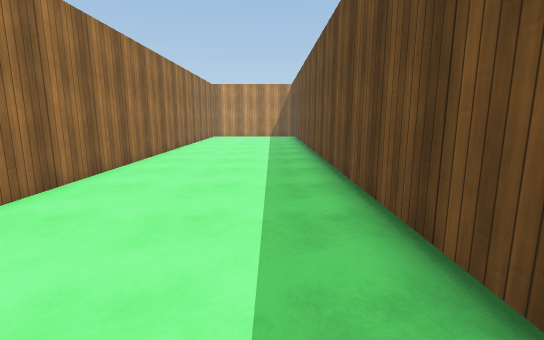
View 1 (above)

20 first-person views from a walk through a Unity game level. The camera is 1.4 m above the floor, tilts 10° down and sees 85° across. The floor is counted in squares, 1 m on a side. Each view is taken from the middle of a square. On the plan, view 1 faces up. The plan holds only what a view shows up to about 14 squares ahead; the rest is blank. The place goes on beyond the plan. Surface patterns are stand-ins for the level's own textures.

View 2
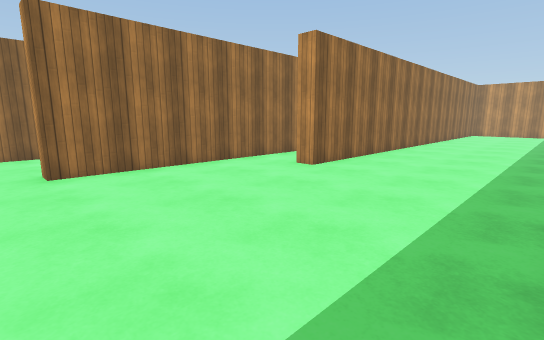

View 3
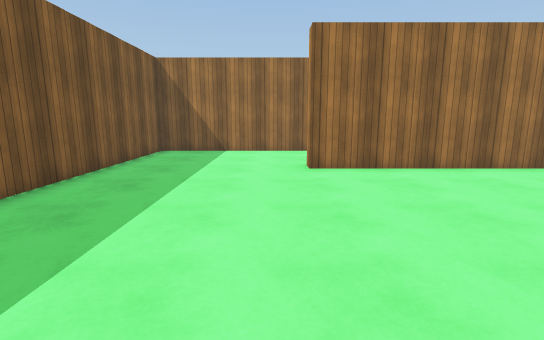

View 4
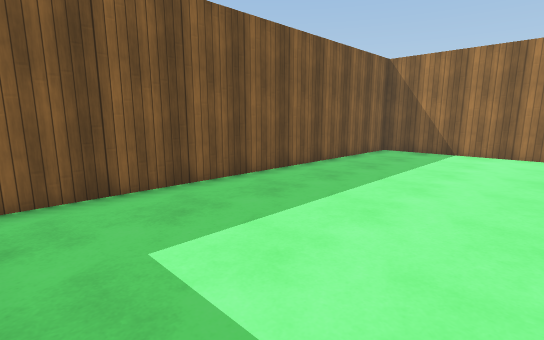

View 5
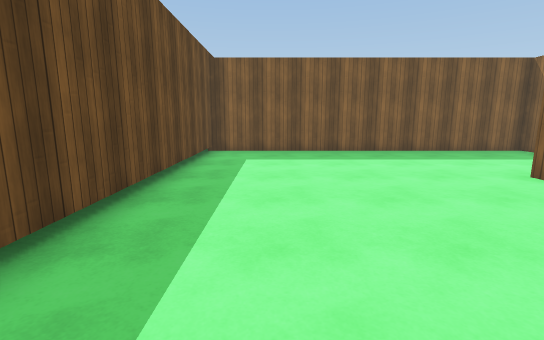

View 6
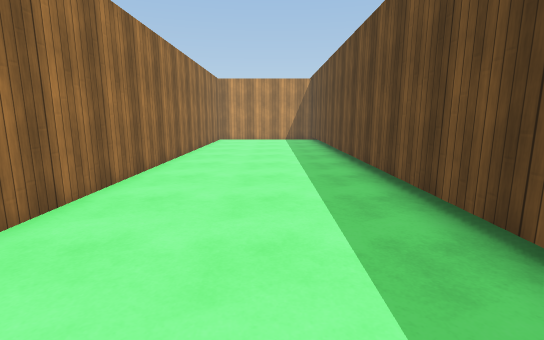

View 7
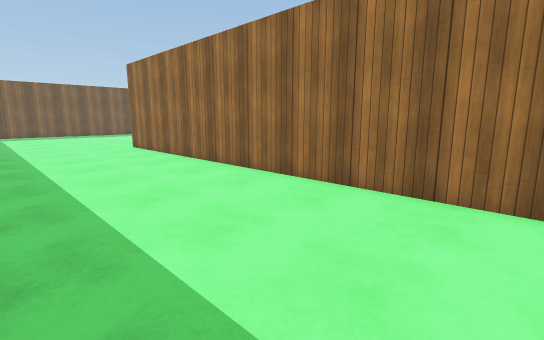

View 8
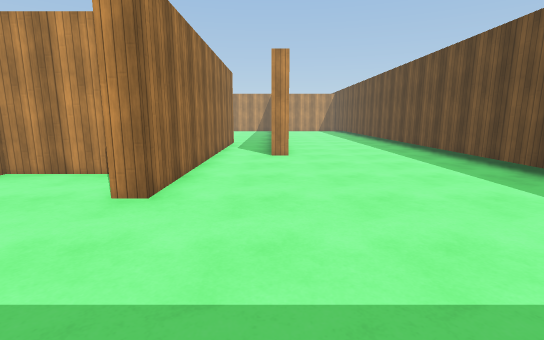

View 9
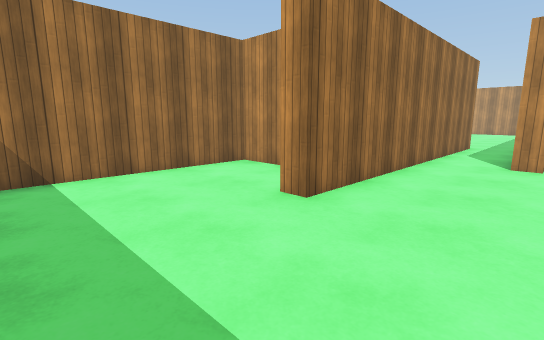

View 10
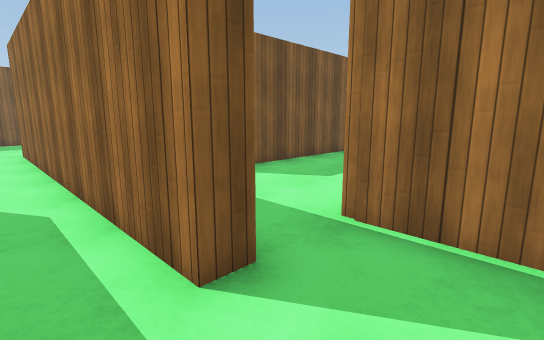

View 11
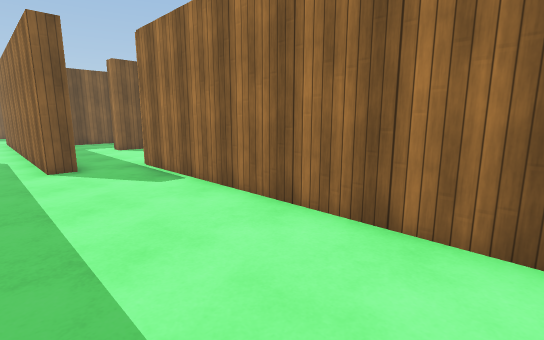

View 12
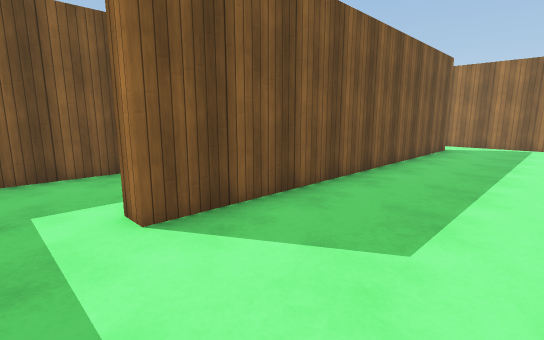

View 13
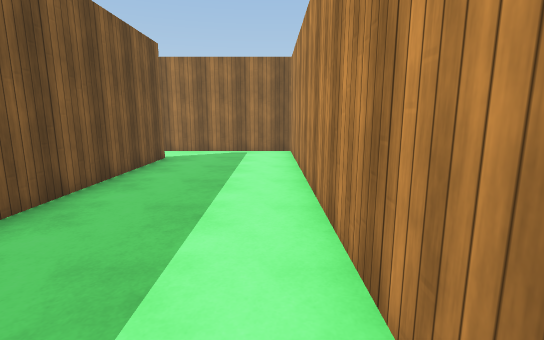

View 14
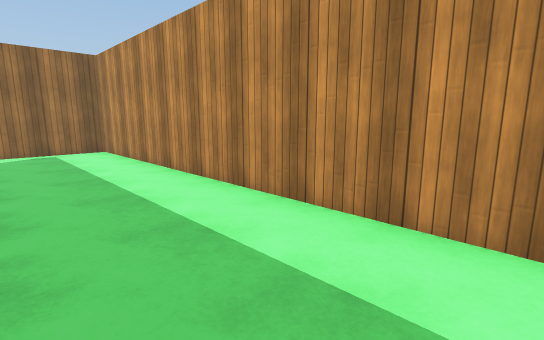

View 15
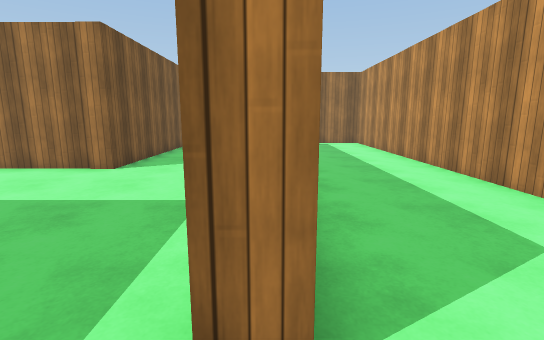

View 16
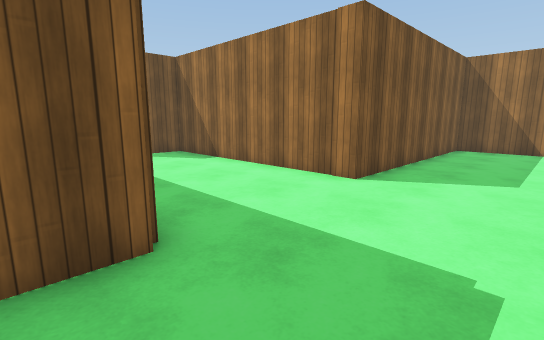

View 17
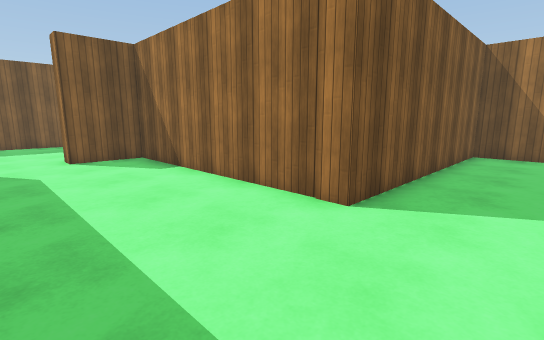

View 18
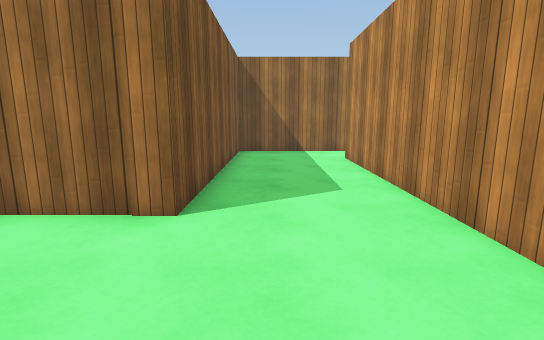

View 19
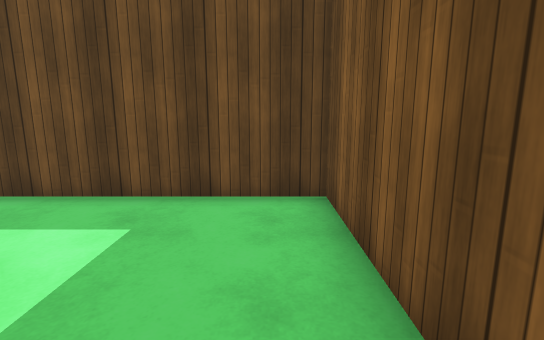

View 20
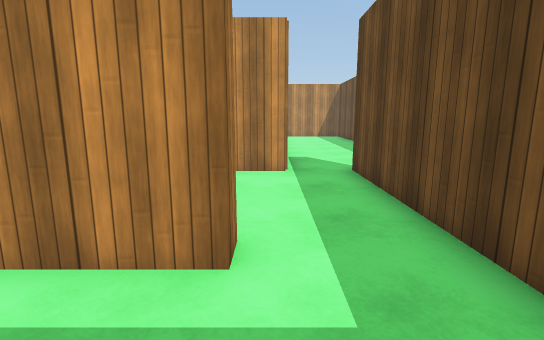

### Floor plan
Points are (right, up) in squares from view 1. A wall is a line through its corners. A room is listed if a view was taken in it or the views show most of it. See-through windows are left out.
Room 1 (views 1, 2, 3, 4, 5, 6, 7, 8, 9)
walls: (-7.2, 2.5) (-7.2, -4) (-7.9, -4); (-9, -1.6) (-11.7, -1.6) (-11.7, -9.7) (1.6, -9.7) (1.6, 17.2); (-4.4, 17.2) (-4.4, 2.1) (-5.1, 2.1)
ways out: opening at (-6, 3) to room 2
Room 2 (views 10, 11)
walls: (-7.8, 8) (-7.2, 8) (-7.2, 2.5); (-9.6, 17) (-9.6, 7.8)
ways out: opening at (-6, 3) to room 1; opening at (-9, 8) to room 3
Room 3 (views 12, 13, 14, 15)
walls: (-23.5, 3.2) (-10.4, 3.2) (-10.4, 2.6); (-9.6, 7.8) (-25.6, 7.8) (-25.6, 2.6); (-7.8, 2.5) (-7.8, 8)
ways out: opening at (-9, 8) to room 2; opening at (-24.5, 3) to room 4; opening at (-9.5, 3) to room 4
Room 4 (views 16, 17, 18, 19, 20)
walls: (-12.2, -1) (-7.8, -1) (-7.8, 2.5); (-15.6, 2.6) (-23.5, 2.6); (-10.4, 2.6) (-12.6, 2.6); (-25.6, 2.6) (-25.6, -1.4) (-17.1, -1.4) (-17.1, -9.7) (-15, -9.7) (-15, -10.4)
ways out: opening at (-24.5, 3) to room 3; opening at (-9.5, 3) to room 3; opening at (-13.5, -10)

Positions as (right, up) in squares from view 1, and headings:
1: (0, 0), facing up
2: (1, -5), facing up-left
3: (1, -5), facing left
4: (1, -4), facing down-left
5: (-1, 3), facing down
6: (-1, 3), facing up
7: (1, 17), facing down-left
8: (-5, -9), facing up
9: (-4, -8), facing up-left
10: (-6, 10), facing down-left
11: (-6, 17), facing down-left
12: (-9, 7), facing down-left
13: (-13, 7), facing left
14: (-12, 4), facing up-left
15: (-9, 3), facing left
16: (-11, 2), facing down-left
17: (-13, 1), facing down-left
18: (-13, 0), facing left
19: (-13, 0), facing right
20: (-10, 0), facing up
